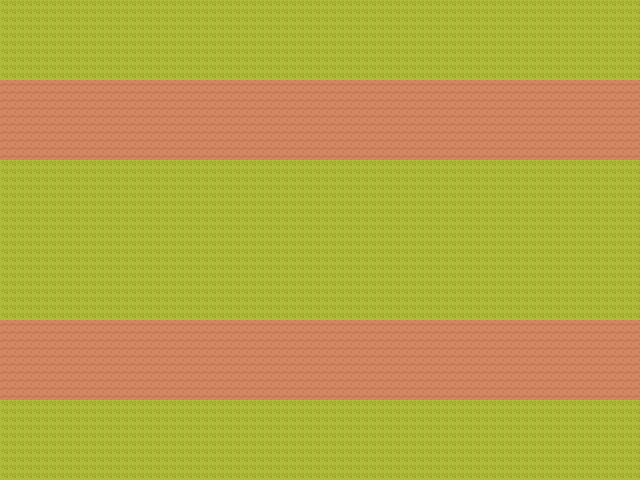

The image is a tile-based game level rendered from a .tmx file. Its description and source (layers, tilesets, objects; grid data summarised) follow:
An orthogonal 80x60 tile map with 8x8 px tiles, 1 tile layer (Camada de Tiles 1).

<map version="1.8" tiledversion="1.8.2" orientation="orthogonal" renderorder="right-down" width="80" height="60" tilewidth="8" tileheight="8" infinite="0" nextlayerid="2" nextobjectid="1">
 <tileset firstgid="1" source="Tilesets/TilesetFloor.tsx" />
 <layer id="1" name="Camada de Tiles 1" width="80" height="60">
  <data>[4800 cells, 4800 non-empty, 2 distinct tile ids]</data>
 </layer>
</map>
